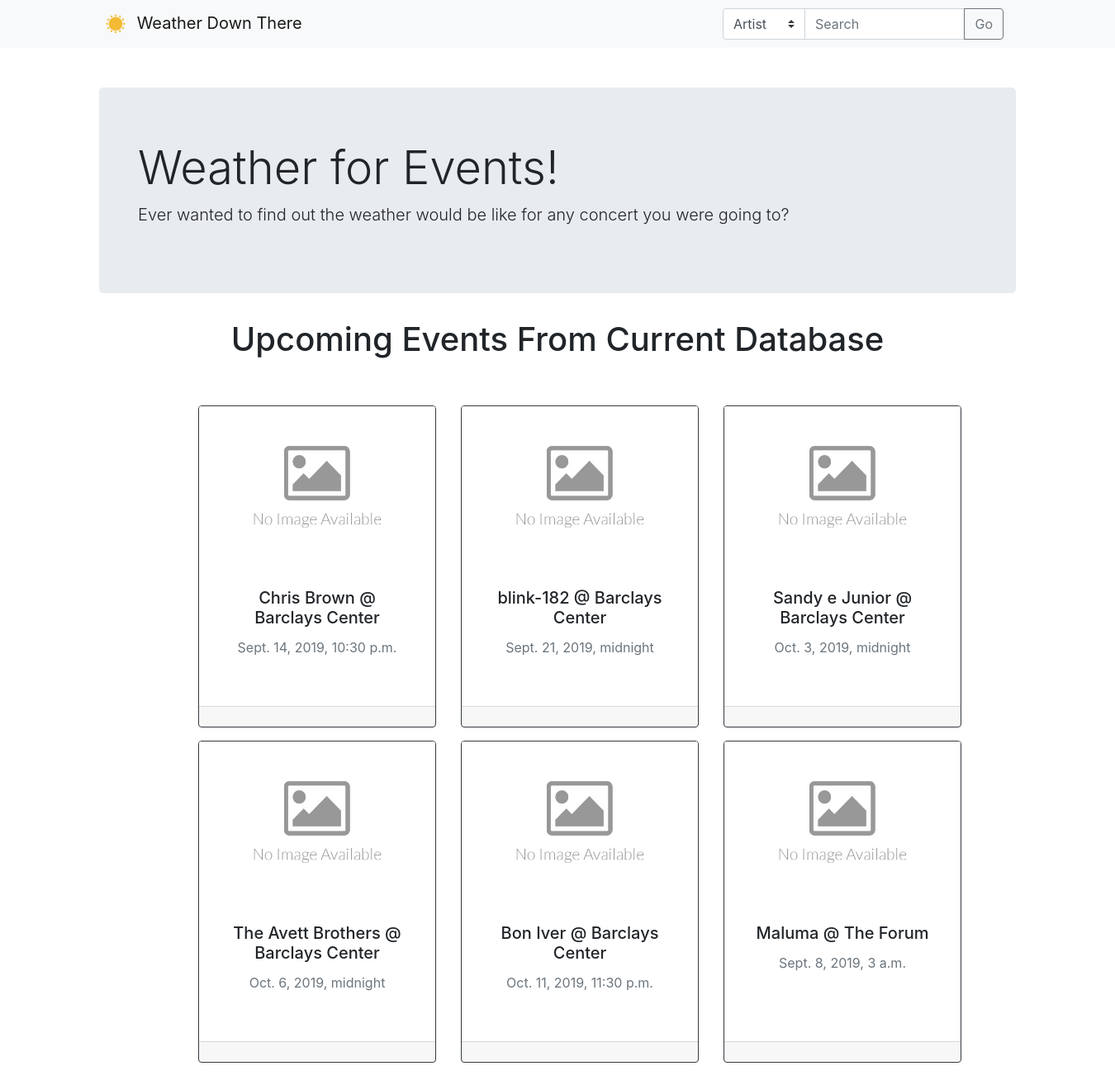
The page / on the database its author committed.
### weather/models.py (models this page shows, shortened)
class Event(models.Model):
    performer = models.ForeignKey(Artist, on_delete=models.CASCADE)
    venueLoc = models.CharField(max_length=255)
    venueId = models.CharField(max_length=255, default='')
    eventId = models.CharField(max_length=255, default='')
    date = models.DateTimeField(default=timezone.now())
    url = models.URLField(default='')
    seatMap = models.URLField(default='')

class Artist(models.Model):
    name = models.CharField(max_length=255, default='')
    artistId = models.CharField(max_length=255, unique=True)
    genre = models.CharField(max_length=255, default='')
    image = models.URLField(default='')

### weather/views.py (the view, shortened to what this page needs)
# urls.py: path('', views.home, name='home'),
def home(request):
    return render(request, 'weather/home.html', {'events': Event.objects.all()[:6]})

### weather/templates/weather/home.html (shortened to what this page needs)
{% extends 'base.html' %}
{% load staticfiles %}
{% block content %}
    <div class="container">
        <div class="jumbotron">
            <div class="container">
                <h1 class="display-4">Weather for Events!</h1>
                <p class="lead">Ever wanted to find out the weather would be like for any concert you were going to?</p>
            </div>
        </div>
    </div>
    {% if events %}
        <div class="container text-center">
            <h1>Upcoming Events From Current Database</h1>
        </div>
    {% else %}
        <div class="container text-center">
            <h1>No Current Events in Database</h1>
            <p class="text-muted">Search for an artist or venue to populate database!</p>
        </div>
    {% endif %}
    <br/>
    <div class="container offset-2">
        <div class="card-deck mt-4">
            {% for event in events %}
                <div class="card border-dark col-auto mb-3" style="min-width: 18rem; max-width: 18rem;">
                    <div class="row">
                        <img src="{{ event.performer.image }}"
                             onerror="this.onerror=null;this.src='{% static 'nim.jpg' %}';" class="card-img-top"
                             height="200px"
                             alt="No Image Available">
                    </div>
                    <div class="card-body">
                        <h5 class="card-title text-center">{{ event.performer.name }} @ {{ event.venueLoc }}</h5>
                        <div class="row justify-content-center">
                            <p class="text-muted">
                                {{ event.date }}
                            </p>
                        </div>
                        <br/> <br/>
                        <div class="card-footer text-muted text-center"
                             style="position: absolute; bottom: 0; left:0; width:100%;">
                        </div>
                    </div>
                </div>
                {% if forloop.counter|divisibleby:3 %}
                    </div>
                    <div class="card-deck">
                {% endif %}
            {% endfor %}
            </div>
    </div>
{% endblock %}

### rows shown on the page
Event: performer.name "Chris Brown", venueLoc "Barclays Center", date "Sept. 14, 2019, 10:30 p.m."
Event: performer.name "blink-182", venueLoc "Barclays Center", date "Sept. 21, 2019, midnight"
Event: performer.name "Sandy e Junior", venueLoc "Barclays Center", date "Oct. 3, 2019, midnight"
Event: performer.name "The Avett Brothers", venueLoc "Barclays Center", date "Oct. 6, 2019, midnight"
Event: performer.name "Bon Iver", venueLoc "Barclays Center", date "Oct. 11, 2019, 11:30 p.m."
Event: performer.name "Maluma", venueLoc "The Forum", date "Sept. 8, 2019, 3 a.m."
